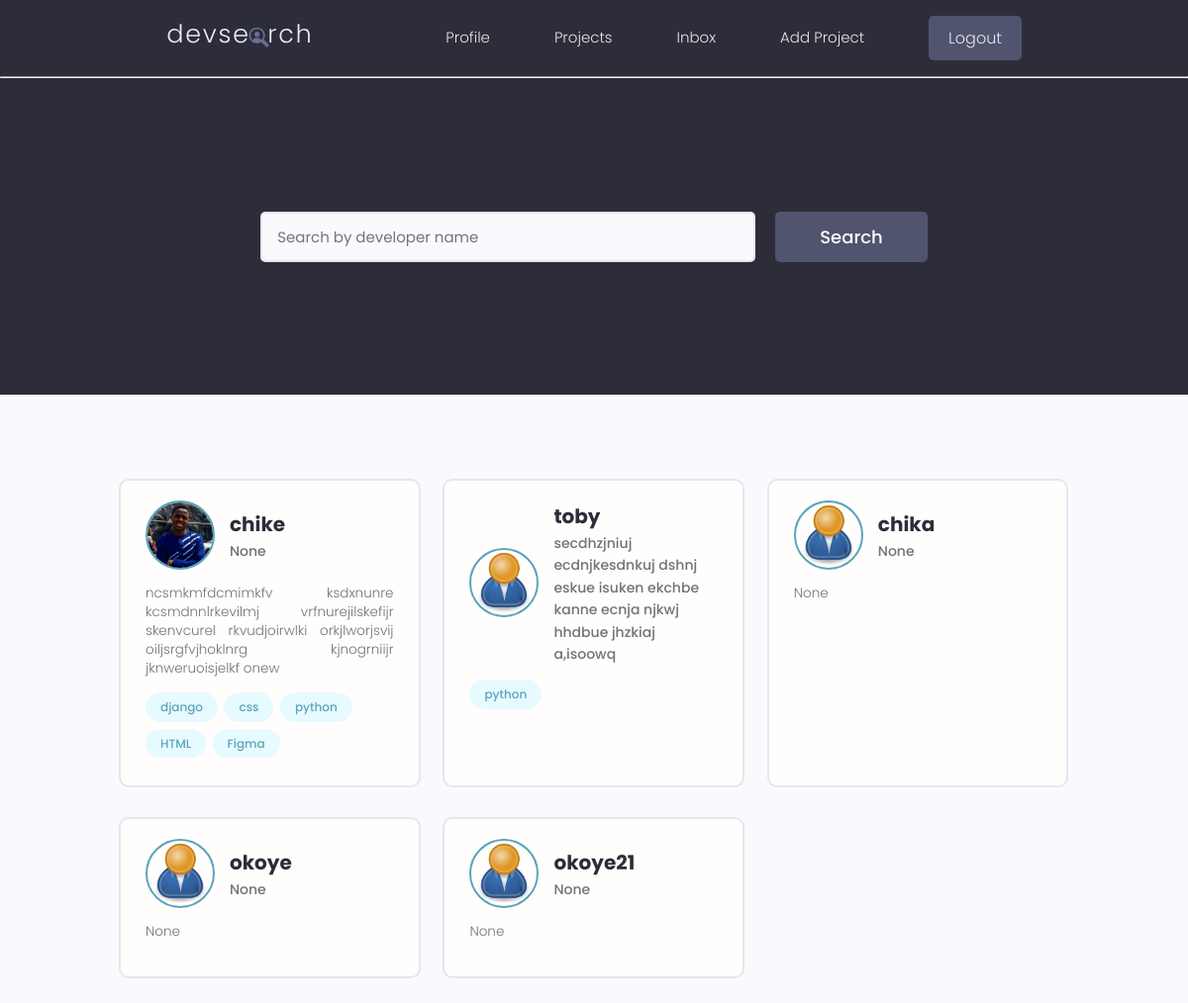
The app's page / (signed in) with its own data.
### users/models.py (models this page shows, shortened)
class Profile(models.Model):
    user = models.OneToOneField(User, on_delete=models.CASCADE, null=True, blank=True)
    name = models.CharField(max_length=200, null=True, blank=True)
    email = models.EmailField(max_length=500, null=True, blank=True)
    username = models.CharField(max_length=200, null=True, blank=True)
    location = models.CharField(max_length=200, null=True, blank=True)
    short_intro = models.CharField(max_length=200, blank=True, null=True)
    bio = models.TextField(blank=True, null=True)
    profile_image = models.ImageField(null=True, blank=True, upload_to= 'profiles/', default='profiles/user-default.png')
    social_github = models.CharField(max_length=200, null=True, blank=True)
    social_twitter = models.CharField(max_length=200, null=True, blank=True)
    created = models.DateTimeField(auto_now_add=True)
    id = models.UUIDField(default=uuid.uuid4, unique=True, primary_key=True, editable=False)

class Skill(models.Model):
    owner = models.ForeignKey(Profile,on_delete=models.CASCADE, null=True, blank=True)
    name = models.CharField(max_length=200, blank=True, null=True)
    description = models.TextField(max_length=200, null=True, blank=True)
    created = models.DateTimeField(auto_now_add=True)
    id = models.UUIDField(default=uuid.uuid4, unique=True, primary_key=True, editable=False)
    def __str__(self):
        return str(self.name)

### users/views.py (the view)
# urls.py: path('', views.profile, name='profile'),
def profile(request):
    profiles = Profile.objects.all()
    context = {'profiles':profiles}
    return render(request, 'users/profiles.html', context)

### users/templates/users/profiles.html (shortened to what this page needs)
{% extends 'project/base.html' %}
{% block content %}
  <main class="home">
    <section class="hero-section text-center">
      <div class="container container--narrow">
        <div class="hero-section__search">
          <form class="form" action="#" method="get">
            <div class="form__field">
              <input class="input input--text" id="formInput#search" type="text" name="text"
                placeholder="Search by developer name" />
            </div>
            <input class="btn btn--sub btn--lg" type="submit" value="Search" />
          </form>
        </div>
      </div>
    </section>
    <section class="devlist">
      <div class="container">
        <div class="grid grid--three">
            {% for profile in profiles %}
                <div class="column card">
                    <div class="dev">
                    <a href="{% url 'users:user_profile' profile.id %}" class="card__body">
                        <div class="dev__profile">
                        <img class="avatar avatar--md" src="{{ profile.profile_image.url }}" alt="image" />
                        <div class="dev__meta">
                            <h3>{{profile.user.username}}</h3>
                            <h5>{{profile.short_intro}}</h5>
                        </div>
                        </div>
                        <p class="dev__info">{{profile.bio|slice:"150"}} </p>
                        <div class="dev__skills">
                        {% for skill in profile.skill_set.all %}
                            <span class="tag tag--pill tag--main">
                                <small>{{skill}}</small>
                            </span>
                        {% endfor %}
                        </div>
                    </a>
                    </div>
                </div>
            {% endfor %}
        </div>
      </div>
    </section>
  </main>
{% endblock %}

### static/styles/app.css (style rules this page uses)
:root { --color-sub: #2d2d39; }
.btn--sub { background-color: var(--color-sub-light); }
.card { border: 2px solid var(--color-light); }
img { width: 100%; }
.hero-section { height: 40vh; display: flex; align-items: center; background-color: var(--color-sub); }
.hero-section__search > .form { display: flex; align-items: center; justify-content: center; gap: 2rem; }
.hero-section__search > .form input.input--text { width: 50rem; }
.devlist { margin-top: 8rem; }
.devlist .grid { align-items: stretch; }
.devlist .dev .dev__profile { display: flex; align-items: center; gap: 1.5rem; }
.devlist .dev .dev__meta h3 { color: var(--color-sub); font-size: 2rem; font-weight: 700; }
.devlist .dev .dev__meta h5 { color: var(--color-text); font-size: 1.4rem; font-weight: 500; }
.devlist .dev .dev__info { margin: 1.5rem 0; font-size: 1.35rem; line-height: 1.4; text-align: justify; }

### static/uikit/styles/modules/_variables.css (style rules this page uses)
:root { --color-main: #5aa5b9; --color-main-light: #e6faff; --color-sub: #3f4156; --color-sub-light: #51546e; --color-sub-lighter: #ededfd; --color-text: #737373; --color-gray: #8b8b8b; --color-light: #e5e7eb; --color-light-gray: #767676; --color-bg: #f8fafd; --color-white: #fffefd; --color-white-light: #f3f3f3; --color-success: #359e64; --color-success-bg: #def8e8; --color-error: #fc4b0b; --color-error-bg: #fff2ee; --font-base: 'Poppins', arial, helvetica, 'Segoe UI', roboto, ubuntu, sans-serif; --font-monospace: 'Fira Code', 'Courier New', courier, monospace; --font-regular: 300; --font-medium: 500; --font-bold: 700; --generic-shadow: 1px 1px 5px #00000010; --generic-transition: all 0.3s ease-in-out; }

### static/uikit/styles/modules/_base.css (style rules this page uses)
* { margin: 0; padding: 0; box-sizing: border-box; text-rendering: optimizeLegibility; color: inherit; font-size: inherit; }
html { font-size: 50%; }
@media only screen and (min-width: 480px) { html { font-size: 56.25%; } }
@media only screen and (min-width: 1200px) { html { font-size: 62.5%; } }
body { line-height: 1.6; font-weight: 400; font-size: 1.5rem; color: var(--color-text); background-color: var(--color-bg); min-height: 100vh; }

### static/uikit/styles/modules/_typography.css (style rules this page uses)
* { font-family: var(--font-base); }
h3 { font-size: 3.2rem; font-weight: var(--font-medium); }
h5 { font-size: 2.4rem; font-weight: var(--font-medium); }
h5, h6 { font-weight: var(--font-regular); }
p, span, strong { font-size: 1.6rem; color: var(--color-text); font-weight: var(--font-regular); }
a { padding-bottom: 2px; text-decoration: none; display: inline-block; color: var(--color-main); font-weight: var(--font-medium); }

### static/uikit/styles/modules/_utilities.css (style rules this page uses)
.container { width: 92%; max-width: 165rem; margin: 0 auto; box-sizing: border-box; }
.container--narrow { width: 92%; max-width: 120rem; }
@media screen and (min-width: 1000px) { .container { width: 90%; } }
@media screen and (min-width: 1000px) { .container--narrow { width: 85%; } }
@media screen and (min-width: 1200px) { .container { width: 80%; } }
@media screen and (min-width: 1200px) { .container--narrow { width: 72%; } }
.text-center { text-align: center; }

### static/uikit/styles/modules/_avatar.css (style rules this page uses)
.avatar { border-radius: 50%; border: 2px solid var(--color-main); object-fit: cover; }
.avatar--md { height: 7rem; width: 7rem; }

### static/uikit/styles/modules/_button.css (style rules this page uses)
.btn { display: inline-block; position: relative; cursor: pointer; background-color: var(--color-light); font-weight: var(--font-medium); color: var(--color-sub); text-decoration: none; padding: 1rem 2rem; border-radius: 0.5rem; border: none; width: -webkit-fit-content; width: -moz-fit-content; width: fit-content; height: -webkit-fit-content; height: -moz-fit-content; height: fit-content; font-size: 1.6rem; outline-width: 0; outline-color: transparent; -webkit-backface-visibility: hidden; backface-visibility: hidden; transition: all 0.3s ease-in-out; }
.btn--sub { background-color: var(--color-sub); color: var(--color-white); }
.btn--lg { font-size: 1.8rem; padding: 1.2rem 4.5rem; }

### static/uikit/styles/modules/_card.css (style rules this page uses)
.card { border-radius: 1rem; background-color: var(--color-white); border: 1.5px solid var(--color-light); width: auto; height: auto; margin-top: 0.5rem; margin-bottom: 0.5rem; overflow: hidden; }
.card__body, .card__header { padding: 2rem 2.5rem; }

### static/uikit/styles/modules/_form.css (style rules this page uses)
.form { display: block; }
.form__field { margin-top: 1.5rem; margin-bottom: 1.5rem; }
input.input[type='text'], input.input[type='email'], input.input[type='password'], input.input[type='number'], select.input, textarea.input { min-width: 24rem; width: 100%; padding: 1.2rem 1.5rem; border-radius: 0.5rem; border: 2px solid var(--color-light); transition: all 0.3s ease-in-out; background-color: var(--color-bg); }

### records on screen
Profile: profile_image (picture), user.username "chike", short_intro "None", bio "ncsmkmfdcmimkfv ksdxnunre kcsmdnnlrkevilmj vrfnurejilskefijr skenvcurel rkvudjoirwlki orkjlworjsvij oiljsrgfvjhoklnrg kjnogrniijr jknweruoisjelkf onew"
Skill: name "django"
Skill: name "css"
Skill: name "python"
Skill: name "HTML"
Skill: name "Figma"
Profile: profile_image (placeholder picture), user.username "toby", short_intro "secdhzjniuj ecdnjkesdnkuj dshnj eskue isuken ekchbe kanne ecnja njkwj hhdbue jhzkiaj a,isoowq"
Skill: name "python"
Profile: profile_image (placeholder picture), user.username "chika", short_intro "None", bio "None"
Profile: profile_image (placeholder picture), user.username "okoye", short_intro "None", bio "None"
Profile: profile_image (placeholder picture), user.username "okoye21", short_intro "None", bio "None"
